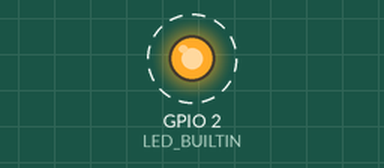
Recording of a sketch running on a simulated ESP32. On the bench: output pins drawn as LEDs (lit = HIGH). Dashed ring = blinking. Pins used as bus, display or sensor lines are not drawn; what the sketch prints to the serial monitor is not drawn.

Above: at 1.12 s.
Timing chart, 0 to 4.0 s (numbered marks = the images above):
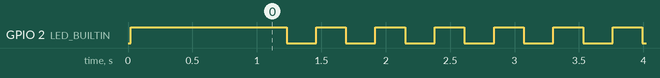

The sketch:

SensorPoll_ESP32.ino
```cpp
/**
  EVCS Research
  Name: SensorPoll_ESP32
  Purpose: Poll the FT702LT Wind Sesnor for wind speed and direction
  Device: RocketScream Red Comet ESP32

  @author John Phillps
  @version 1.0 2/17/23

*/

#include <Arduino.h>

#define SerialOut       Serial
#define SerialIn        Serial1
#define USB_BAUDRATE    9600
#define USB_BAUDRATE    115200
#define SENSOR_BAUDRATE 9600
#define TX_EN_PIN       3
#define RX_PIN          4         // GPIO 4 => RX for Serial1
#define TX_PIN          5         // GPIO 5 => TX for Serial1
#define LED_BUILTIN     2         // Yellow LED attached to DIO2

#define QWV_CMD         "$//,WV?*//\r\n"
#define WVQ_RSP_P       "$WI,WVP=020.0,045,0*//\r\n" // Polar -> len = 24


/**
 This is a sample callback function that will be activated on UART RX events
*/
void onReceiveFunction(void) {
  size_t available = SerialIn.available();
  SerialOut.printf("onReceive Callback:: There are %d bytes available: ", available);
  while (available --) {
    SerialOut.print((char)SerialIn.read());
  }
  SerialOut.println();
}

void sensorParse() {
  size_t available = SerialIn.available();
  while(available--) {
    if(((char)SerialIn.read() == '$') && (available > 13)) {
        char serialData[23];
        SerialIn.readBytes(serialData, 23);
        // for(int i=0; i<23; i++) {
        //   SerialOut.print(serialData[i]);
        // }
        if(serialData[17] == '0') {
          float wSpeed    = (serialData[8]-48) * 10 + (serialData[9]-48) + (serialData[11]-48) * 0.1;
          uint16_t wDir   = (serialData[13]-48) * 100 + (serialData[14]-48) * 10 + (serialData[15]-48);
          SerialOut.print("Speed :");
          SerialOut.println(wSpeed, 1);
          SerialOut.print("Direction :");
          SerialOut.println(wDir);
          SerialOut.println("-------------");
        }
      }
    }
  }

void setup() {
  Serial.begin(USB_BAUDRATE);
  sensorInit(HIGH);
  pinMode(LED_BUILTIN, OUTPUT);
  digitalWrite(LED_BUILTIN, HIGH);
  delay(1000);
}

void loop() {
  queryWV();
  toggleLED(20);
}

/**
  Inits sensor serial interface and sets the control pin of RS-485 (TX_EN)

  @param status Sets TX_EN (High=TX || LOW=RX)
*/
void sensorInit(int status) {
  SerialIn.begin(SENSOR_BAUDRATE, SERIAL_8N1, RX_PIN, TX_PIN);
  SerialIn.setRxFIFOFull(120);
  SerialIn.onReceive(sensorParse);     // Set Serial1 Callback func
  pinMode(TX_EN_PIN, OUTPUT);          // DE/RE Controling pin of RS-485 (TX_EN)
  delay(20);
  digitalWrite(TX_EN_PIN, status);     // DE/RE==LOW Receive Enabled
  SerialOut.println("Sensor initialized...");
}

// Queries sensor for wind speed and direction
void  queryWV() {
  queryCMD(QWV_CMD);
}

/**
  Sends command to sensor via RS485 (timing set for Query Commands)

  @param cmd Sensor Command
*/
void queryCMD(char * cmd) {
  digitalWrite(TX_EN_PIN, HIGH);     // Transmit Enabled
  delay(10);
  SerialIn.print(cmd);               // Write CMD to sensor
  SerialIn.flush();                  // Waits for the transmission of outgoing serial data to complete
  delay(50);
  digitalWrite(TX_EN_PIN, LOW);     // Recieve Enabled
  delay(150);
}

/**
  toggles LED_BUILTIN

  @param delay delay after LED toggle
*/
void toggleLED(int d) {
  digitalWrite(LED_BUILTIN, !digitalRead(LED_BUILTIN));
  delay(d);
}
```

Measured:
- by itself, GPIO 2 (LED_BUILTIN): alternates HIGH for 0.23 s and LOW for 0.23 s
